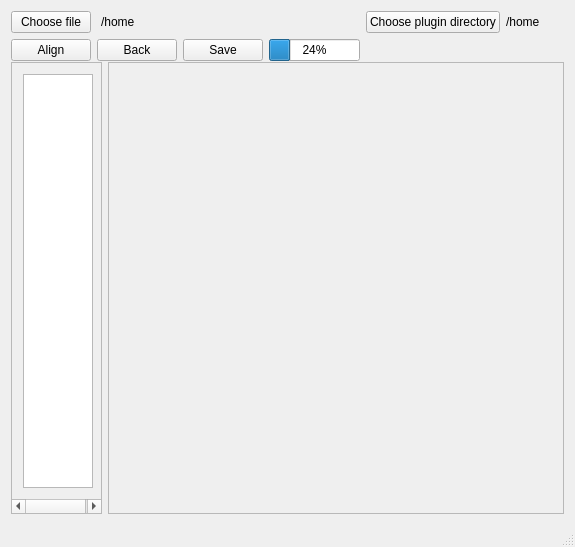
<?xml version="1.0" encoding="UTF-8"?>
<ui version="4.0">
 <class>MainWindow</class>
 <widget class="QMainWindow" name="MainWindow">
  <property name="geometry">
   <rect>
    <x>0</x>
    <y>0</y>
    <width>575</width>
    <height>547</height>
   </rect>
  </property>
  <property name="sizePolicy">
   <sizepolicy hsizetype="Expanding" vsizetype="Expanding">
    <horstretch>0</horstretch>
    <verstretch>0</verstretch>
   </sizepolicy>
  </property>
  <property name="windowTitle">
   <string>Image aligner</string>
  </property>
  <widget class="QWidget" name="centralWidget">
   <layout class="QVBoxLayout" name="verticalLayout">
    <property name="spacing">
     <number>1</number>
    </property>
    <item>
     <layout class="QGridLayout" name="gridLayout">
      <item row="1" column="0">
       <widget class="QWidget" name="filename_widget" native="true">
        <property name="sizePolicy">
         <sizepolicy hsizetype="Minimum" vsizetype="Maximum">
          <horstretch>0</horstretch>
          <verstretch>0</verstretch>
         </sizepolicy>
        </property>
        <layout class="QHBoxLayout" name="horizontalLayout">
         <property name="spacing">
          <number>10</number>
         </property>
         <property name="sizeConstraint">
          <enum>QLayout::SetMinimumSize</enum>
         </property>
         <property name="leftMargin">
          <number>0</number>
         </property>
         <property name="topMargin">
          <number>0</number>
         </property>
         <property name="rightMargin">
          <number>0</number>
         </property>
         <property name="bottomMargin">
          <number>0</number>
         </property>
         <item>
          <widget class="QPushButton" name="choose_file_button">
           <property name="sizePolicy">
            <sizepolicy hsizetype="Maximum" vsizetype="Maximum">
             <horstretch>0</horstretch>
             <verstretch>0</verstretch>
            </sizepolicy>
           </property>
           <property name="text">
            <string>Choose file</string>
           </property>
          </widget>
         </item>
         <item>
          <widget class="QLabel" name="filename_label">
           <property name="sizePolicy">
            <sizepolicy hsizetype="Expanding" vsizetype="Maximum">
             <horstretch>0</horstretch>
             <verstretch>0</verstretch>
            </sizepolicy>
           </property>
           <property name="text">
            <string>/home</string>
           </property>
          </widget>
         </item>
        </layout>
       </widget>
      </item>
      <item row="2" column="0">
       <widget class="QWidget" name="actions_widget" native="true">
        <property name="sizePolicy">
         <sizepolicy hsizetype="Maximum" vsizetype="Preferred">
          <horstretch>0</horstretch>
          <verstretch>0</verstretch>
         </sizepolicy>
        </property>
        <layout class="QHBoxLayout" name="actions_layout">
         <property name="leftMargin">
          <number>0</number>
         </property>
         <property name="topMargin">
          <number>0</number>
         </property>
         <property name="rightMargin">
          <number>0</number>
         </property>
         <property name="bottomMargin">
          <number>0</number>
         </property>
         <item>
          <widget class="QPushButton" name="align_button">
           <property name="sizePolicy">
            <sizepolicy hsizetype="Maximum" vsizetype="Fixed">
             <horstretch>0</horstretch>
             <verstretch>0</verstretch>
            </sizepolicy>
           </property>
           <property name="text">
            <string>Align</string>
           </property>
          </widget>
         </item>
         <item>
          <widget class="QPushButton" name="back_button">
           <property name="text">
            <string>Back</string>
           </property>
          </widget>
         </item>
         <item>
          <widget class="QPushButton" name="save_button">
           <property name="text">
            <string>Save</string>
           </property>
          </widget>
         </item>
         <item>
          <widget class="QProgressBar" name="progressBar">
           <property name="value">
            <number>24</number>
           </property>
          </widget>
         </item>
        </layout>
       </widget>
      </item>
      <item row="1" column="1">
       <widget class="QPushButton" name="choose_dir_button">
        <property name="sizePolicy">
         <sizepolicy hsizetype="Maximum" vsizetype="Fixed">
          <horstretch>0</horstretch>
          <verstretch>0</verstretch>
         </sizepolicy>
        </property>
        <property name="text">
         <string>Choose plugin directory</string>
        </property>
       </widget>
      </item>
      <item row="1" column="2">
       <widget class="QLabel" name="plugins_dir_label">
        <property name="sizePolicy">
         <sizepolicy hsizetype="Expanding" vsizetype="Preferred">
          <horstretch>0</horstretch>
          <verstretch>0</verstretch>
         </sizepolicy>
        </property>
        <property name="text">
         <string>/home</string>
        </property>
       </widget>
      </item>
      <item row="2" column="1" colspan="2">
       <layout class="QHBoxLayout" name="plugins_container_layout"/>
      </item>
     </layout>
    </item>
    <item>
     <layout class="QHBoxLayout" name="horizontalLayout_2" stretch="1,5">
      <item>
       <widget class="QScrollArea" name="scrollArea_2">
        <property name="widgetResizable">
         <bool>true</bool>
        </property>
        <widget class="QWidget" name="scrollAreaWidgetContents">
         <property name="geometry">
          <rect>
           <x>0</x>
           <y>0</y>
           <width>90</width>
           <height>431</height>
          </rect>
         </property>
         <layout class="QVBoxLayout" name="verticalLayout_3">
          <item>
           <widget class="QTextEdit" name="log_textedit"/>
          </item>
         </layout>
        </widget>
       </widget>
      </item>
      <item>
       <widget class="QScrollArea" name="scrollArea">
        <property name="sizePolicy">
         <sizepolicy hsizetype="Expanding" vsizetype="Expanding">
          <horstretch>0</horstretch>
          <verstretch>0</verstretch>
         </sizepolicy>
        </property>
        <property name="widgetResizable">
         <bool>true</bool>
        </property>
        <widget class="QWidget" name="scrollAreaWidgetContents_2">
         <property name="geometry">
          <rect>
           <x>0</x>
           <y>0</y>
           <width>20</width>
           <height>20</height>
          </rect>
         </property>
         <property name="sizePolicy">
          <sizepolicy hsizetype="Maximum" vsizetype="Maximum">
           <horstretch>0</horstretch>
           <verstretch>0</verstretch>
          </sizepolicy>
         </property>
         <layout class="QVBoxLayout" name="verticalLayout_2">
          <item>
           <layout class="QHBoxLayout" name="views_layout"/>
          </item>
         </layout>
        </widget>
       </widget>
      </item>
     </layout>
    </item>
   </layout>
  </widget>
  <widget class="QMenuBar" name="menuBar">
   <property name="geometry">
    <rect>
     <x>0</x>
     <y>0</y>
     <width>575</width>
     <height>19</height>
    </rect>
   </property>
  </widget>
  <widget class="QStatusBar" name="statusBar"/>
 </widget>
 <layoutdefault spacing="6" margin="11"/>
 <resources/>
 <connections/>
</ui>
